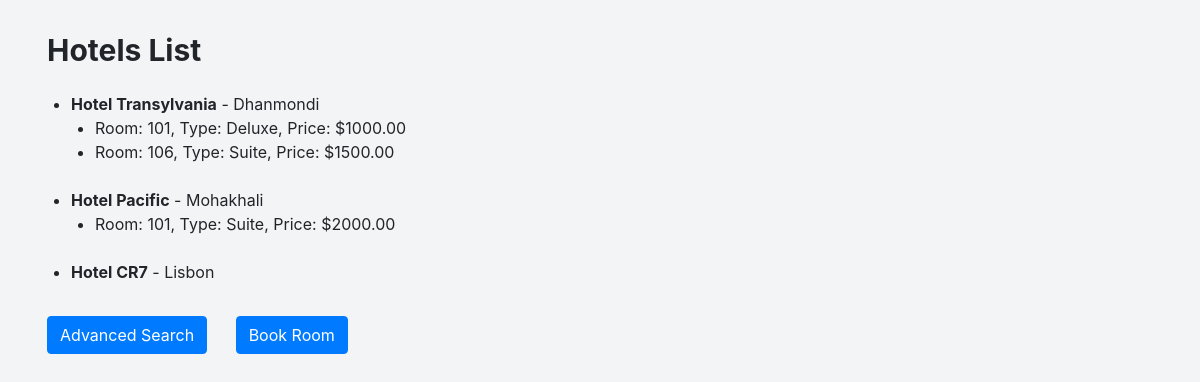
Screenshot of /hotels/ with the database file from the repository.
### tbp/models.py (models this page shows, shortened)
class Hotel(models.Model):
    id = models.AutoField(primary_key=True)
    name = models.CharField(max_length=255)
    phone = models.CharField(max_length=20)
    location = models.CharField(max_length=255)

class Room(models.Model):
    TYPE_CHOICES = [
        ('Standard', 'Standard'),
        ('Deluxe', 'Deluxe'),
        ('Suite', 'Suite'),
    ]
    hotel = models.ForeignKey(Hotel, on_delete=models.CASCADE)
    price = models.DecimalField(max_digits=10, decimal_places=2)
    room_number = models.CharField(max_length=20)
    type = models.CharField(max_length=20, choices=TYPE_CHOICES, default='Standard')
    class Meta:
        unique_together = ('hotel', 'room_number')  # Partial key constraint

### tbp/views.py (the view)
# urls.py: path('hotels/', views.hotels_list, name='hotels_list'),
def hotels_list(request):
    hotels = Hotel.objects.prefetch_related('room_set').all()  # Retrieve hotels with related rooms
    return render(request, 'hotels_list.html', {'hotels': hotels})

### tbp/templates/hotels_list.html (shortened to what this page needs)
<!DOCTYPE html>
<html lang="en">
<head>
    <link href="https://cdn.jsdelivr.net/npm/tailwindcss@2.2.19/dist/tailwind.min.css" rel="stylesheet">
    <link href="https://maxcdn.bootstrapcdn.com/bootstrap/4.5.2/css/bootstrap.min.css" rel="stylesheet">
</head>
<body class="bg-gray-100 p-8">
    <div class="container mx-auto">
        <h1 class="text-3xl font-bold mb-6">Hotels List</h1>
        <ul class="list-disc pl-6">
            {% for hotel in hotels %}
                <li class="mb-4">
                    <span class="font-bold">{{ hotel.name }}</span> - {{ hotel.location }}
                    <ul class="list-disc pl-6">
                        {% for room in hotel.room_set.all %}
                            <li>Room: {{ room.room_number }}, Type: {{ room.get_type_display }}, Price: ${{ room.price }}</li>
                        {% endfor %}
                    </ul>
                </li>
            {% endfor %}
        </ul>
        <div class="mt-8">
            <a href="{% url 'advanced_search' %}" class="btn btn-primary mr-4">Advanced Search</a>
            <a href="{% url 'book_room' %}" class="btn btn-primary">Book Room</a>
        </div>
    </div>
</body>
</html>

### rows the page displays
Hotel: name "Hotel Transylvania", location "Dhanmondi"
Room: room_number "101", type "Deluxe", price "1000.00"
Room: room_number "106", type "Suite", price "1500.00"
Hotel: name "Hotel Pacific", location "Mohakhali"
Room: room_number "101", type "Suite", price "2000.00"
Hotel: name "Hotel CR7", location "Lisbon"
